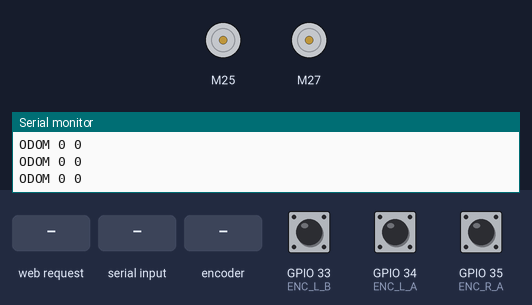
A sketch run on a simulated ESP32. Parts: 2 × DC motor (green arrow = forward, orange = backward, longer = faster), the last lines printed to the serial monitor. Inputs (shaded band) come from the test bench; at power-on: GPIO 33 (ENC_L_B) HIGH, GPIO 34 (ENC_L_A) HIGH, GPIO 35 (ENC_R_A) HIGH.

Above: at 1.2 s.
1.3 s: HTTP request GET /move?l=1&r=1 received
At 1.9 s:
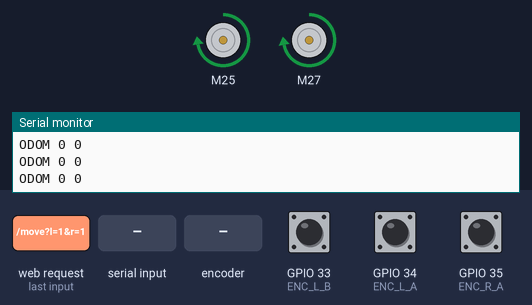
2.9 s: "CMD 0.5 -0.5\n" received over Serial
At 3.8 s:
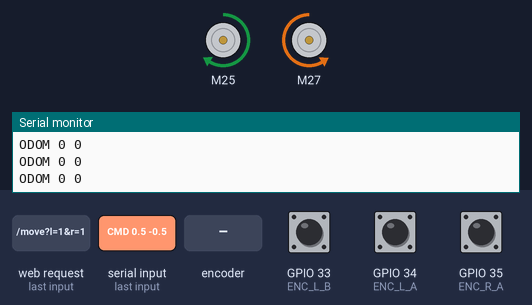
5.9 s: rotary encoder on GPIO 34 (ENC_L_A) / GPIO 33 (ENC_L_B) turned 2 steps (second pin leading)
At 6.11 s:
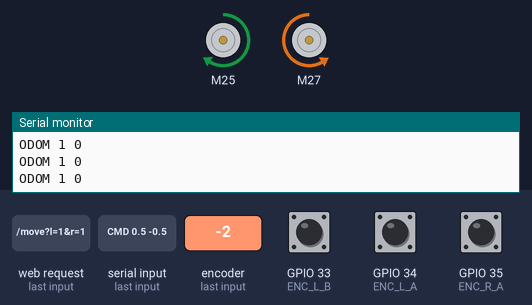
7.8 s: HTTP request GET /move?l=120&r=120 received
At 9.0 s:
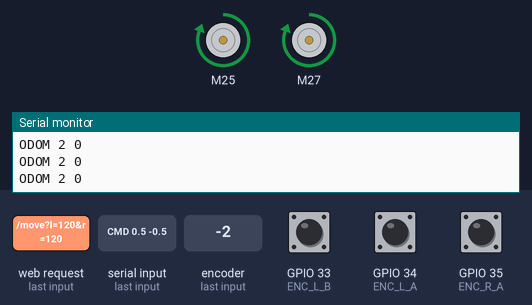
9.3 s: "CMD 0.5 -0.5\n" received over Serial
At 9.47 s:
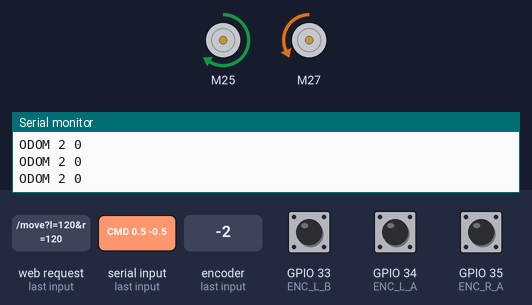
12.3 s: HTTP request GET /move?l=1&r=1 received
At 13.9 s:
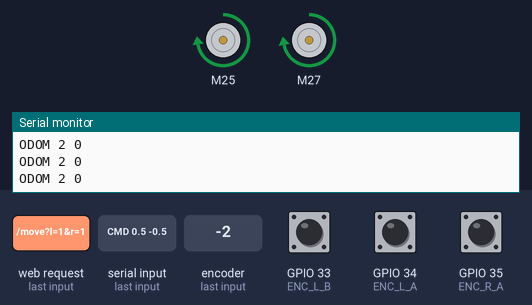
Timing chart, 0 to 15.0 s (numbered marks = the images above; inputs shaded):
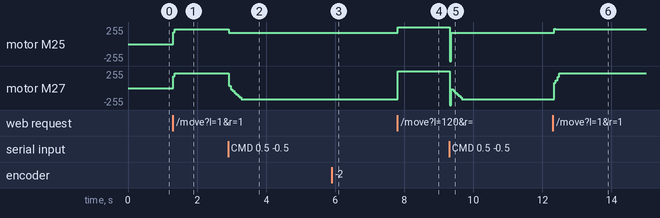

Measured:
- after the input at 1.3 s, motor M25: stopped → forward 224/255 at once; motor M27: stopped → forward 223/255 at once
- after the input at 2.9 s, motor M25: forward 224/255 → forward 172/255 at once; motor M27: moves from forward 223/255 to backward 171/255 over 0.40 s, starting at once
- after the input at 5.9 s, motor M25: alternates forward 172/255 for 0.15 s and forward 169/255 for 0.05 s, 4 changes in all, then stays forward 172/255, starting after 0.09 s
- after the input at 7.8 s, motor M25: forward 172/255 → forward 255/255 at once; motor M27: backward 171/255 → forward 255/255 at once
- after the input at 9.3 s, motor M25: forward 255/255 → forward 172/255 at once
- after the input at 12.3 s, motor M25: forward 172/255 → forward 224/255 at once; motor M27: backward 171/255 → forward 223/255 at once

The sketch:

Motor_controller.ino
```cpp
#include <Arduino.h>
#include <WiFi.h>
#include <WebServer.h>
#include <CytronMotorDriver.h>

// ================= WIFI SETTINGS =================
const char* ssid = "GATI_BOT";
const char* password = "password123";
WebServer server(80);

// ================= MOTOR PINS (MDD3A PWM-PWM) =================
CytronMD motorLeft(PWM_PWM, 25, 26);
CytronMD motorRight(PWM_PWM, 27, 14);

// ================= ENCODER PINS =================
#define ENC_L_A 34
#define ENC_L_B 33
#define ENC_R_A 35
#define ENC_R_B 32

// ================= PHYSICAL CALIBRATION =================
#define PID_INTERVAL 50        // 20Hz Loop (50ms)
#define TICKS_PER_REV_L 275.0
#define TICKS_PER_REV_R 273.800
#define MAX_RPM 155.0
#define MIN_PWM 20
#define MAX_PWM 120

const float MAX_TICKS_L = (TICKS_PER_REV_L * MAX_RPM / 60.0) * (PID_INTERVAL / 1000.0);
const float MAX_TICKS_R = (TICKS_PER_REV_R * MAX_RPM / 60.0) * (PID_INTERVAL / 1000.0);

// ================= PID SETTINGS =================
float Kp = 7.5;
float Ki = 3.5;
float Kd = 0.5;

// ================= GLOBALS =================
volatile long leftCount = 0;
volatile long rightCount = 0;
float targetTicksL = 0, targetTicksR = 0;
float iTermL = 0, iTermR = 0;
float lastErrL = 0, lastErrR = 0;
unsigned long lastPIDTime = 0;

// ================= ISR FUNCTIONS =================
void IRAM_ATTR leftEncoderISR() { (digitalRead(ENC_L_B) == HIGH) ? leftCount++ : leftCount--; }
void IRAM_ATTR rightEncoderISR() { (digitalRead(ENC_R_B) == HIGH) ? rightCount++ : rightCount--; }

// ================= GUI HTML/CSS/JS (GATI BOT DESIGN) =================
const char INDEX_HTML[] PROGMEM = R"=====(
<!DOCTYPE html>
<html>
<head>
<meta name="viewport" content="width=device-width, initial-scale=1.0, maximum-scale=1.0, user-scalable=no">
<style>
  body { font-family: 'Arial', sans-serif; background-color: #ffffff; display: flex; flex-direction: column; align-items: center; margin: 0; padding: 10px; height: 100vh; overflow: hidden; }
  h1 { font-size: 48px; font-weight: 900; margin: 10px 0 30px 0; letter-spacing: -1px; }
  .main-container { display: flex; flex-direction: row; width: 100%; max-width: 900px; justify-content: space-around; align-items: center; flex-wrap: wrap; }
  .label-pill { background-color: #999; color: #333; padding: 5px 25px; border-radius: 15px; font-weight: bold; font-size: 14px; display: inline-block; margin-bottom: 15px; text-transform: uppercase; }
  .left-panel { display: flex; flex-direction: column; align-items: center; gap: 40px; }

  /* Status Toggle */
  .toggle-switch { position: relative; width: 100px; height: 40px; background: #ccc; border-radius: 20px; display: flex; align-items: center; justify-content: space-between; padding: 0 5px; font-size: 10px; font-weight: bold; color: white; }
  .toggle-knob { position: absolute; top: 2px; left: 2px; width: 36px; height: 36px; background: white; border-radius: 50%; transition: 0.3s; box-shadow: 0 2px 5px rgba(0,0,0,0.2); }
  .status-text { z-index: 1; padding: 0 10px; }
  .online { background: #00d4ff; }
  .offline { background: #ff0000; }
  .online .toggle-knob { left: 62px; }

  /* Speedometer */
  .speed-wrapper { display: flex; align-items: center; gap: 15px; }
  .adjust-btn { width: 70px; height: 60px; background-color: #1a1a1a; border-radius: 20px 5px 5px 20px; color: #00d4ff; font-size: 40px; font-weight: bold; border: none; cursor: pointer; display: flex; align-items: center; justify-content: center; padding-bottom: 5px; }
  .btn-plus { border-radius: 5px 20px 20px 5px; }
  .gauge-svg { width: 180px; height: 100px; }

  /* Right Panel */
  .right-panel { display: flex; flex-direction: column; align-items: center; position: relative; }
  .control-grid { display: grid; grid-template-columns: 90px 90px 90px; grid-template-rows: 90px 90px 90px; gap: 5px; align-items: center; justify-items: center; }
  .arrow-btn { width: 80px; height: 80px; background: #00d4ff; border: none; cursor: pointer; clip-path: polygon(40% 0%, 60% 0%, 60% 40%, 100% 40%, 50% 100%, 0% 40%, 40% 40%); }

  .btn-up { transform: rotate(180deg); grid-column: 2; grid-row: 1; }
  .btn-down { transform: rotate(0deg); grid-column: 2; grid-row: 3; }
  .btn-left { transform: rotate(90deg); grid-column: 1; grid-row: 2; }
  .btn-right { transform: rotate(-90deg); grid-column: 3; grid-row: 2; }

  .stop-btn { width: 70px; height: 70px; background-color: #ff0000; color: white; border: none; border-radius: 15px; font-weight: bold; font-size: 16px; grid-column: 2; grid-row: 2; cursor: pointer; box-shadow: 0 4px 0 #b30000; }
  .stop-btn:active { box-shadow: none; transform: translateY(4px); }
  .arrow-btn:active { opacity: 0.7; }
  @media (max-width: 600px) { .main-container { flex-direction: column; gap: 30px; } h1 { font-size: 36px; } }
</style>
</head>
<body>
  <h1>GATI BOT</h1>
  <div class="main-container">
    <div class="left-panel">
      <div><div id="status-display" class="toggle-switch offline"><span class="status-text">ON</span><span class="status-text">OFF</span><div class="toggle-knob"></div></div></div>
      <div style="text-align:center;">
        <div class="label-pill">SPEED</div>
        <div class="speed-wrapper">
          <button class="adjust-btn" onclick="changeSpeed(-0.1)">-</button>
          <svg class="gauge-svg" viewBox="0 0 100 60">
            <path d="M10 50 A 40 40 0 0 1 90 50" fill="none" stroke="#eee" stroke-width="12" stroke-linecap="round"/>
            <path d="M10 50 A 40 40 0 0 1 30 15" fill="none" stroke="#00d4ff" stroke-width="12" stroke-dasharray="10 2" />
            <path d="M30 15 A 40 40 0 0 1 60 10" fill="none" stroke="#ff6600" stroke-width="12" stroke-dasharray="10 2" />
            <path d="M60 10 A 40 40 0 0 1 90 50" fill="none" stroke="#ff0000" stroke-width="12" stroke-dasharray="10 2" />
            <line id="needle" x1="50" y1="50" x2="10" y2="50" stroke="#333" stroke-width="3" stroke-linecap="round" transform="rotate(0, 50, 50)" />
            <circle cx="50" cy="50" r="4" fill="#333" />
          </svg>
          <button class="adjust-btn btn-plus" onclick="changeSpeed(0.1)">+</button>
        </div>
      </div>
    </div>
    <div class="right-panel">
      <div class="label-pill">CONTROLS</div>
      <div class="control-grid">
        <button class="arrow-btn btn-up" ontouchstart="sendMove('f')" ontouchend="sendMove('s')" onmousedown="sendMove('f')" onmouseup="sendMove('s')"></button>
        <button class="arrow-btn btn-left" ontouchstart="sendMove('l')" ontouchend="sendMove('s')" onmousedown="sendMove('l')" onmouseup="sendMove('s')"></button>
        <button class="stop-btn" onclick="sendMove('s')">STOP</button>
        <button class="arrow-btn btn-right" ontouchstart="sendMove('r')" ontouchend="sendMove('s')" onmousedown="sendMove('r')" onmouseup="sendMove('s')"></button>
        <button class="arrow-btn btn-down" ontouchstart="sendMove('b')" ontouchend="sendMove('s')" onmousedown="sendMove('b')" onmouseup="sendMove('s')"></button>
      </div>
    </div>
  </div>
<script>
  let speed = 0.5;
  function changeSpeed(delta) {
    speed = Math.min(Math.max(speed + delta, 0.1), 1.0);
    const angle = speed * 180;
    document.getElementById('needle').setAttribute('transform', `rotate(${angle}, 50, 50)`);
  }
  changeSpeed(0);
  function sendMove(dir) {
    let l=0, r=0;
    if(dir=='f'){ l=speed; r=speed; }
    else if(dir=='b'){ l=-speed; r=-speed; }
    else if(dir=='l'){ l=-speed*0.6; r=speed*0.6; }
    else if(dir=='r'){ l=speed*0.6; r=-speed*0.6; }
    else if(dir=='s'){ l=0; r=0; }
    fetch(`/move?l=${l.toFixed(2)}&r=${r.toFixed(2)}`).catch(e => console.log(e));
  }
  setInterval(() => {
    fetch('/ping').then(r => {
      if(r.ok) {
        document.getElementById('status-display').classList.add('online');
        document.getElementById('status-display').classList.remove('offline');
      }
    }).catch(() => {
      document.getElementById('status-display').classList.remove('online');
      document.getElementById('status-display').classList.add('offline');
    });
  }, 2000);
</script></body></html>
)=====";

// ================= HELPER FUNCTIONS =================
void handleMove() {
  if (server.hasArg("l") && server.hasArg("r")) {
    targetTicksL = server.arg("l").toFloat() * MAX_TICKS_L;
    targetTicksR = server.arg("r").toFloat() * MAX_TICKS_R;
  }
  server.send(200, "text/plain", "OK");
}

int applyOutput(float pid_output) {
  if (abs(pid_output) < 0.5) return 0;
  int pwm = map(abs((int)pid_output), 0, 255, MIN_PWM, MAX_PWM);
  return (pid_output > 0) ? constrain(pwm, 0, 255) : -constrain(pwm, 0, 255);
}

// ================= SETUP =================
void setup() {
  Serial.begin(115200);
  Serial.setTimeout(5); // Fast timeout for serial commands

  // Initialize Motor & Encoder Pins
  pinMode(ENC_L_A, INPUT); pinMode(ENC_L_B, INPUT);
  pinMode(ENC_R_A, INPUT); pinMode(ENC_R_B, INPUT);
  attachInterrupt(digitalPinToInterrupt(ENC_L_A), leftEncoderISR, RISING);
  attachInterrupt(digitalPinToInterrupt(ENC_R_A), rightEncoderISR, RISING);

  // Initialize Wi-Fi & Web Server
  WiFi.softAP(ssid, password);
  server.on("/", []() { server.send(200, "text/html", INDEX_HTML); });
  server.on("/move", handleMove);
  server.on("/ping", []() { server.send(200, "text/plain", "pong"); });
  server.begin();

  Serial.println("System Ready: Wi-Fi + Serial/ROS Teleop");
  Serial.print("IP Address: "); Serial.println(WiFi.softAPIP());
}

// ================= LOOP =================
void loop() {
  // 1. Handle Web Requests (Phone Control)
  server.handleClient();

  // 2. Handle Serial/ROS Commands (Teleop)
  if (Serial.available()) {
    String line = Serial.readStringUntil('\n');
    if (line.startsWith("CMD")) {
      float l_ratio, r_ratio;
      // Parses "CMD 0.5 -0.5" -> Left 50%, Right -50%
      if (sscanf(line.c_str(), "CMD %f %f", &l_ratio, &r_ratio) == 2) {
        targetTicksL = l_ratio * MAX_TICKS_L;
        targetTicksR = r_ratio * MAX_TICKS_R;
      }
    } else if (line == "k" || line == "s") { // ROS Emergency Stop
      targetTicksL = 0; targetTicksR = 0;
      iTermL = 0; iTermR = 0;
    }
  }

  // 3. PID Control Loop (Runs every 50ms)
  unsigned long now = millis();
  if (now - lastPIDTime >= PID_INTERVAL) {
    lastPIDTime = now;

    // Capture delta ticks
    static long prevL = 0, prevR = 0;
    long currL = leftCount;
    long currR = rightCount;
    float actualL = (float)(currL - prevL);
    float actualR = (float)(currR - prevR);
    prevL = currL; prevR = currR;

    // --- LEFT PID ---
    float errorL = targetTicksL - actualL;
    iTermL = constrain(iTermL + (errorL * Ki), -255, 255);
    float outL = (Kp * errorL) + iTermL + ((errorL - lastErrL) * Kd);
    lastErrL = errorL;

    // --- RIGHT PID ---
    float errorR = targetTicksR - actualR;
    iTermR = constrain(iTermR + (errorR * Ki), -255, 255);
    float outR = (Kp * errorR) + iTermR + ((errorR - lastErrR) * Kd);
    lastErrR = errorR;

    // Safety: Stop integrating if target is zero
    if (abs(targetTicksL) < 0.01) { outL = 0; iTermL = 0; }
    if (abs(targetTicksR) < 0.01) { outR = 0; iTermR = 0; }

    // Execute Motor Speeds
    motorLeft.setSpeed(applyOutput(outL));
    motorRight.setSpeed(applyOutput(outR));

    // 4. Feedback for Odom (Required for ROS)
    Serial.printf("ODOM %ld %ld\n", leftCount, rightCount);
  }
}
```
